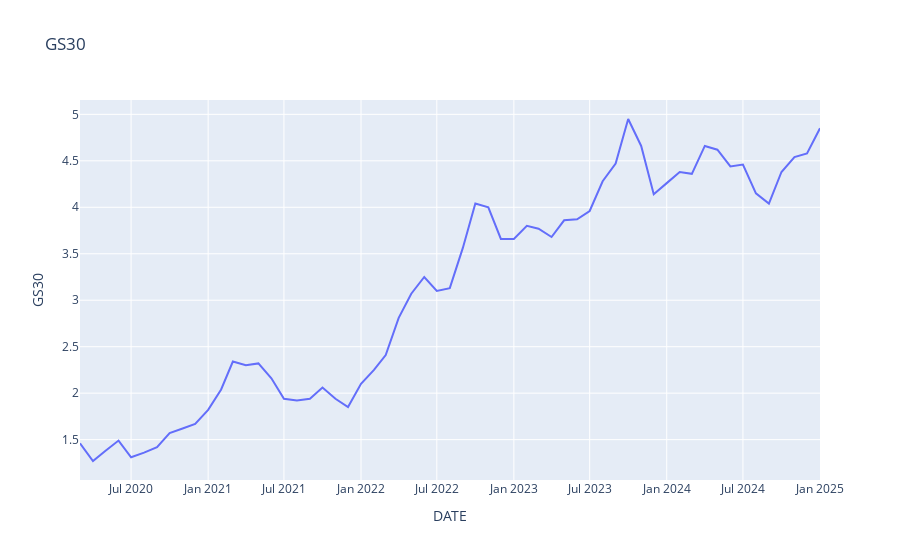

This figure's notebook cell:
### Markdown cell above
4. Create a line plot

### Code cell
fig = px.line(data, x=data.index, y='GS30', title='GS30')
fig.show()
